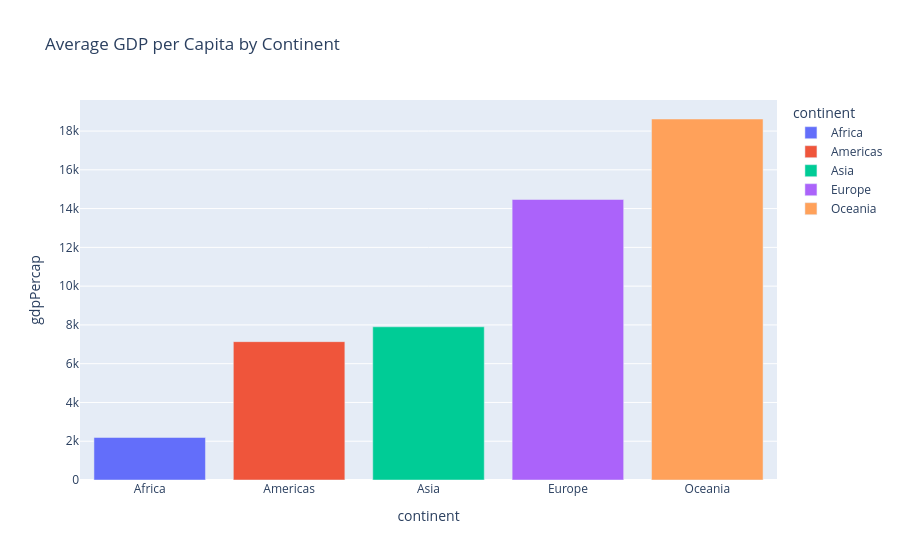

The code cell stored with this chart in its notebook:
### Markdown cell above
2. 条形图 (px.bar)

### Code cell
# 计算每个大洲的平均GDP
continent_gdp = gapminder.groupby('continent')['gdpPercap'].mean().reset_index()

fig = px.bar(
    continent_gdp,
    x='continent',
    y='gdpPercap',
    color='continent',
    title="Average GDP per Capita by Continent"
)
fig.show()

### Figure 1 — Plotly figure (JSON) as saved in the notebook; plotly's stock layout.template omitted (floating-point values rounded to 4 significant figures)
{"data": [{"hovertemplate": "continent=%{x}<br>gdpPercap=%{y}<extra></extra>", "legendgroup": "Africa", "marker": {"color": "#636efa", "pattern": {"shape": ""}}, "name": "Africa", "orientation": "v", "showlegend": true, "textposition": "auto", "type": "bar", "x": ["Africa"], "xaxis": "x", "y": [2194.0], "yaxis": "y"}, {"hovertemplate": "continent=%{x}<br>gdpPercap=%{y}<extra></extra>", "legendgroup": "Americas", "marker": {"color": "#EF553B", "pattern": {"shape": ""}}, "name": "Americas", "orientation": "v", "showlegend": true, "textposition": "auto", "type": "bar", "x": ["Americas"], "xaxis": "x", "y": [7136.0], "yaxis": "y"}, {"hovertemplate": "continent=%{x}<br>gdpPercap=%{y}<extra></extra>", "legendgroup": "Asia", "marker": {"color": "#00cc96", "pattern": {"shape": ""}}, "name": "Asia", "orientation": "v", "showlegend": true, "textposition": "auto", "type": "bar", "x": ["Asia"], "xaxis": "x", "y": [7902.0], "yaxis": "y"}, {"hovertemplate": "continent=%{x}<br>gdpPercap=%{y}<extra></extra>", "legendgroup": "Europe", "marker": {"color": "#ab63fa", "pattern": {"shape": ""}}, "name": "Europe", "orientation": "v", "showlegend": true, "textposition": "auto", "type": "bar", "x": ["Europe"], "xaxis": "x", "y": [14470.0], "yaxis": "y"}, {"hovertemplate": "continent=%{x}<br>gdpPercap=%{y}<extra></extra>", "legendgroup": "Oceania", "marker": {"color": "#FFA15A", "pattern": {"shape": ""}}, "name": "Oceania", "orientation": "v", "showlegend": true, "textposition": "auto", "type": "bar", "x": ["Oceania"], "xaxis": "x", "y": [18620.0], "yaxis": "y"}], "layout": {"barmode": "relative", "legend": {"title": {"text": "continent"}, "tracegroupgap": 0}, "title": {"text": "Average GDP per Capita by Continent"}, "xaxis": {"anchor": "y", "categoryarray": ["Africa", "Americas", "Asia", "Europe", "Oceania"], "categoryorder": "array", "domain": [0, 1], "title": {"text": "continent"}}, "yaxis": {"anchor": "x", "domain": [0, 1], "title": {"text": "gdpPercap"}}}}
